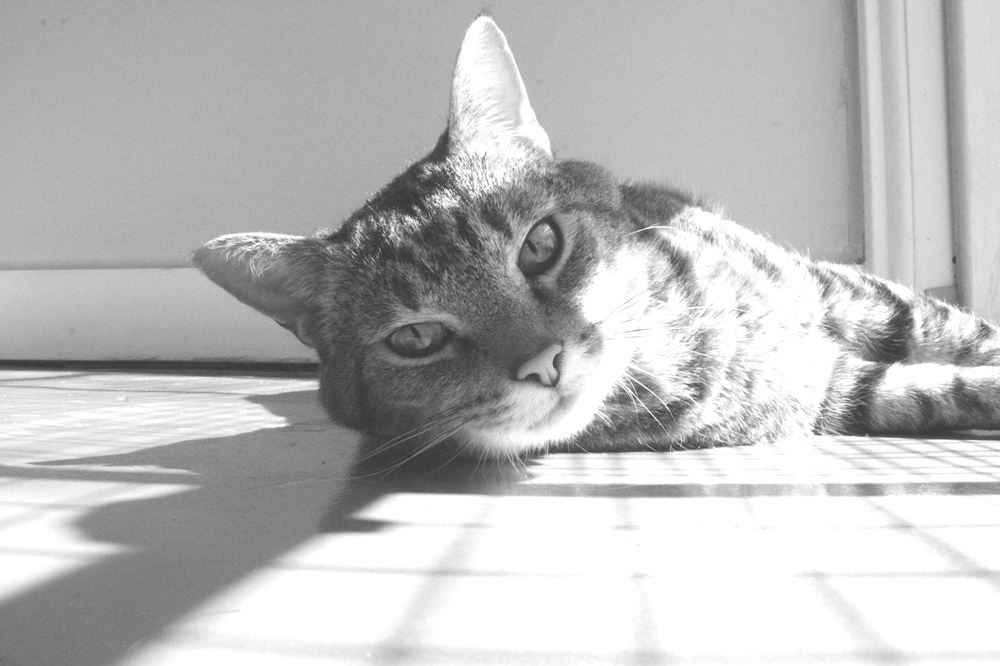
#> input picture frontend/images/cat_brightness+50.jpg, 1000 x 666 px, shrunk from 1400 x 933 before the run
$ python Histogram.py
#> lines starting #> are read from the running program, lines starting #| are printed output that depends on the picture
#> the answer given: ../../frontend/images/cat_brightness+50.jpg
import cv2
import numpy as np
import matplotlib.pyplot as plt
import os

def plot_histograms(image_path):
    # Check if file exists
    if not os.path.exists(image_path):
        print(f"Error: File '{image_path}' not found.")
        return

    # Load the image
    image = cv2.imread(image_path, cv2.IMREAD_GRAYSCALE)
#> image is the input picture: shape (666, 1000); min 51, max 255, mean 188
    if image is None:
        print("Error: Could not load image.")
        return

    # Compute histogram
    hist = cv2.calcHist([image], [0], None, [256], [0, 256]).flatten()
#> hist = 256 values, max 113355 at index 255, min 0 at index 0, mean 2601.6
    hist_norm = hist / hist.sum()
#> hist_norm = 256 values, max 0.17 at index 255, min 0 at index 0, mean 0.00391
    hist_cum = hist_norm.cumsum()
#> hist_cum = 256 values from 0 to 1

    # Plot
    fig, axes = plt.subplots(1, 3, figsize=(12, 4))
    axes[0].imshow(image, cmap='gray')
    axes[0].set_title('Image')
    axes[0].axis('off')

    axes[1].plot(hist, color='blue')
    axes[1].set_title('Histogram')
    axes[1].set_xlabel('Intensity')
    axes[1].set_ylabel('Count')

    axes[2].plot(hist_cum, color='green')
    axes[2].set_title('Cumulative Histogram')
    axes[2].set_xlabel('Intensity')
    axes[2].set_ylabel('Cumulative')

    plt.tight_layout()
    plt.show()
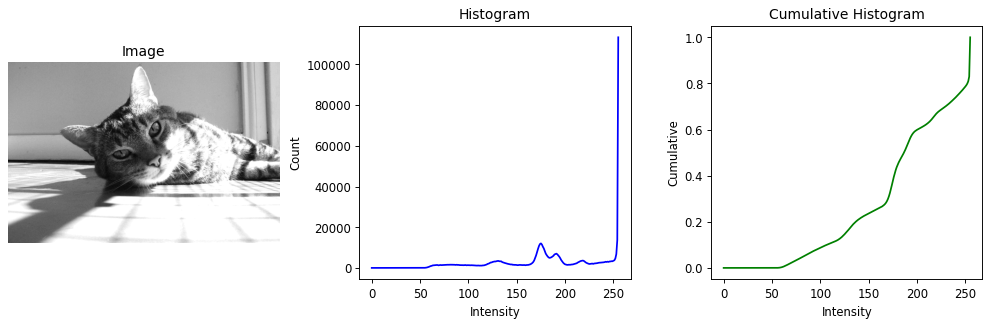
#> figure drawn by matplotlib, 3 panels; panel 2: curve peaks at x = 255, y = 113355; panel 3: curve peaks at x = 255, y = 1

def main():
    print("\nHistogram Plot Tool")
    print("------------------")
    print("Enter the path to your image file (or 'q' to quit)")

    while True:
        image_path = input("Image path: ").strip()
        if image_path.lower() == 'q':
            print("Goodbye!")
            break

        if image_path:
            plot_histograms(image_path)
        else:
            print("Please enter a valid path or 'q' to quit.")
#> pass 2 of the loop in main, `while True:`:
#> the answer given: ../../frontend/images/cat_brightness-50.jpg
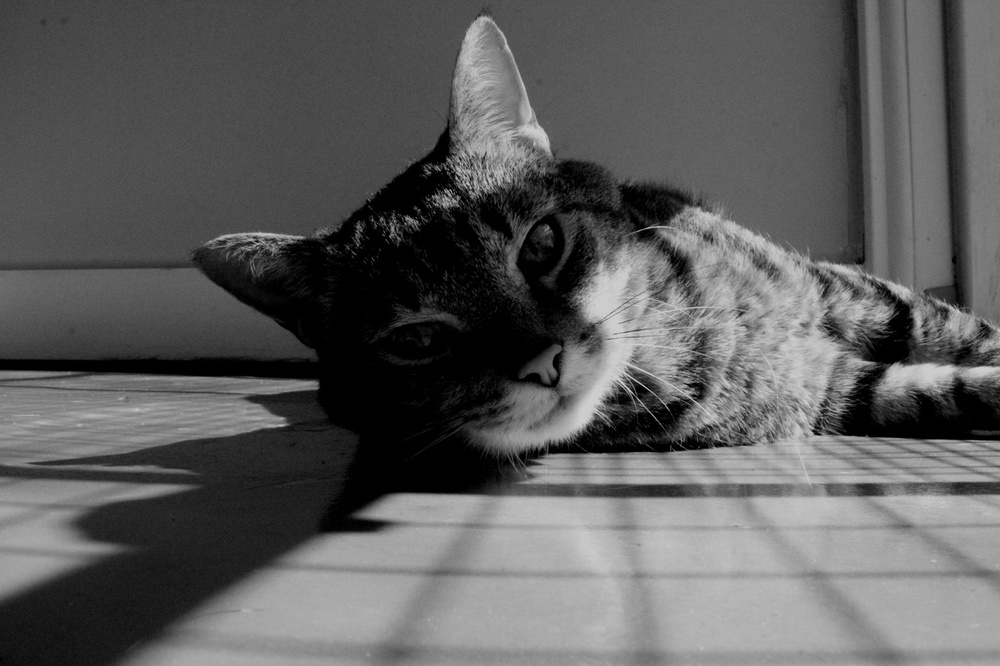
#> input picture frontend/images/cat_brightness-50.jpg, 1000 x 666 px, shrunk from 1400 x 933 before the run
#> in plot_histograms, image is the input picture: shape (666, 1000); min 0, max 219, mean 93.1
#> hist = 256 values, max 42414 at index 0, min 0 at index 213, mean 2601.6
#> hist_norm = 256 values, max 0.0637 at index 0, min 0 at index 213, mean 0.00391
#> hist_cum = 256 values from 0.0637 to 1
#> in plot_histograms (call 2), `plt.show()`:
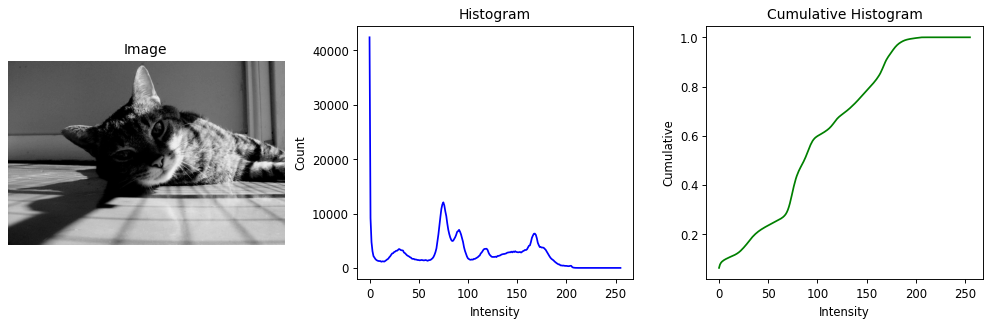
#> figure drawn by matplotlib, 3 panels; panel 2: curve peaks at x = 0, y = 42414; panel 3: curve peaks at x = 219, y = 1

if __name__ == "__main__":
#> (the run stopped early here; a loop or call above may not have finished)
